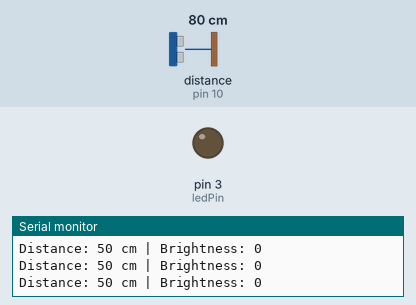
A sketch run on a simulated Arduino Uno, built with avr-gcc and run on an emulated ATmega328P. On the bench: output pins drawn as LEDs (lit = HIGH), the last lines printed to the serial monitor. Wiring (inferred from the names in the program): ultrasonic range finder: trigger pin 9; echo pin 10. The inputs (shaded band) are chosen by the test bench; at power-on: distance to the obstacle (sensor on pin 10) 80 cm. The echo pulse lasts 58.3 µs per cm; pins used as bus, display or sensor lines are not drawn.

Above: at 1.2 s.
1.3 s: distance to the obstacle (sensor on pin 10) set to 2 cm
At 2.5 s:
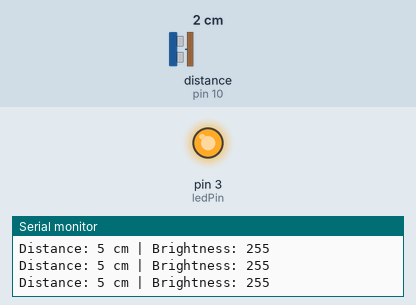
2.8 s: distance to the obstacle (sensor on pin 10) set to 5 cm
4.3 s: distance to the obstacle (sensor on pin 10) set to 8 cm
At 5.0 s:
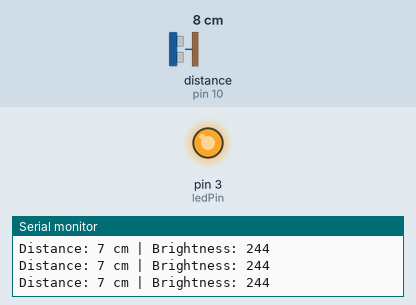
5.8 s: distance to the obstacle (sensor on pin 10) set to 18 cm
At 7.0 s:
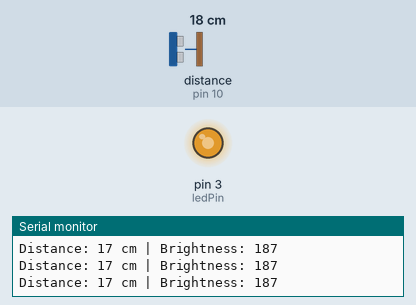
7.3 s: distance to the obstacle (sensor on pin 10) set to 35 cm
At 8.2 s:
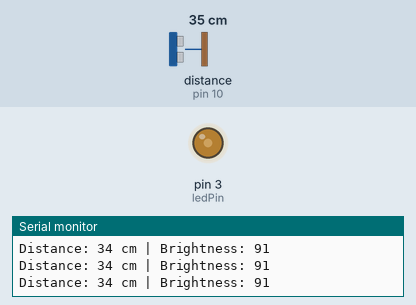
Timing chart, 0 to 9.8 s (numbered marks = the images above; inputs shaded):
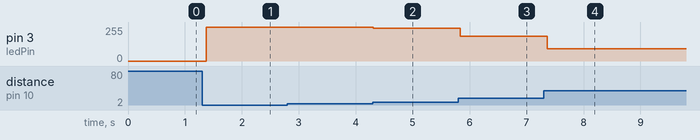

Measured:
- after the input at 1.3 s, pin 3 (ledPin): 0/255 → 255/255 after 0.07 s
- after the input at 4.3 s, pin 3 (ledPin): 255/255 → 244/255 at once
- after the input at 5.8 s, pin 3 (ledPin): 244/255 → 187/255 at once
- after the input at 7.3 s, pin 3 (ledPin): 187/255 → 91/255 after 0.07 s

The sketch:

distance_led.ino
```cpp
const int trigPin = 9;
const int echoPin = 10;
const int ledPin = 3;   // PWM pin

void setup() {
  pinMode(trigPin, OUTPUT);
  pinMode(echoPin, INPUT);
  pinMode(ledPin, OUTPUT);

  Serial.begin(9600);
}

void loop() {
  long duration;
  int distance;
  int brightness;

  // Send ultrasonic pulse
  digitalWrite(trigPin, LOW);
  delayMicroseconds(2);

  digitalWrite(trigPin, HIGH);
  delayMicroseconds(10);
  digitalWrite(trigPin, LOW);

  // Read echo time
  duration = pulseIn(echoPin, HIGH);

  // Convert time to distance in cm
  distance = duration * 0.034 / 2;

  // Convert distance to LED brightness
  distance = constrain(distance, 5, 50);
  brightness = map(distance, 5, 50, 255, 0);

  analogWrite(ledPin, brightness);

  Serial.print("Distance: ");
  Serial.print(distance);
  Serial.print(" cm | Brightness: ");
  Serial.println(brightness);

  delay(100);
}
```
